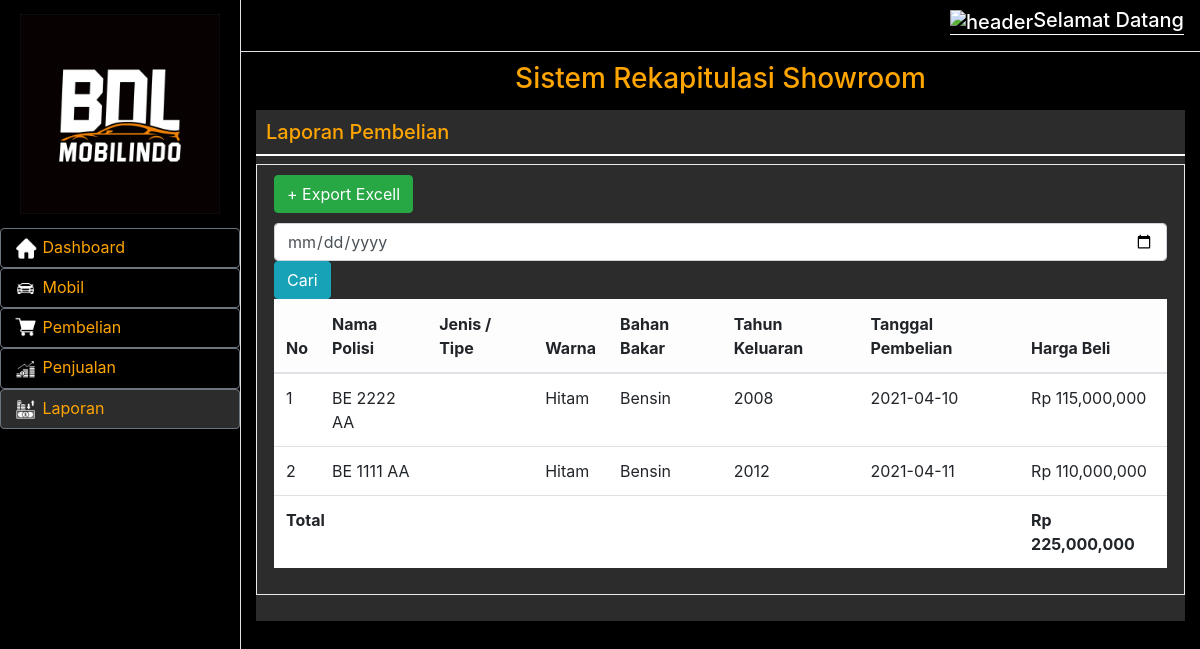
Page /index.php/auth/lihatlaporanpembelian on the earlier database version.
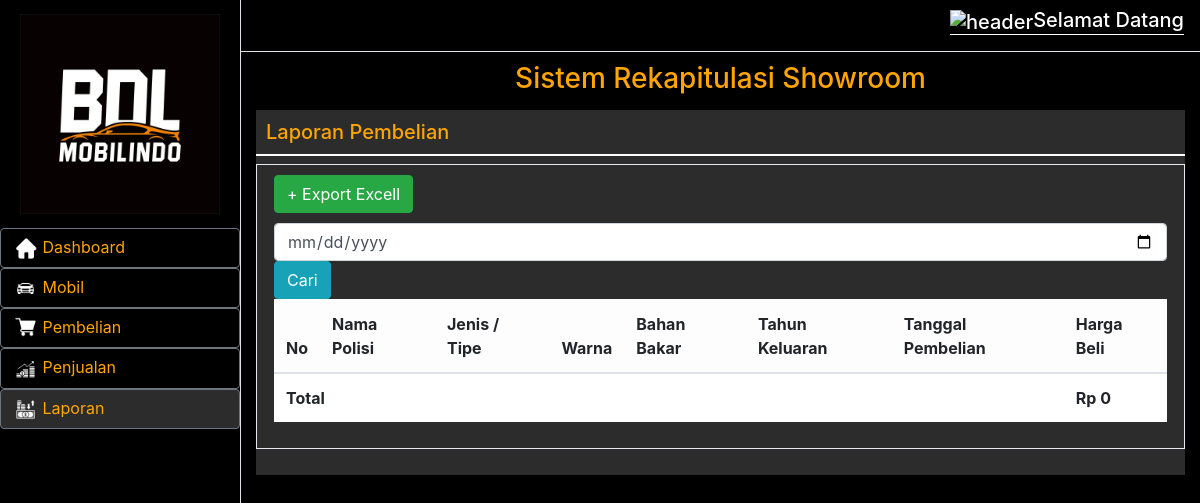
Same page on the later database version.
### tables this page shows
CREATE TABLE `pembelian` (
  `id_beli` int(5) NOT NULL,
  `tgl_beli` date NOT NULL,
  `no_polis` varchar(30) NOT NULL,
  `jenis_typr` varchar(30) NOT NULL,
  `warna` varchar(30) NOT NULL,
  `bahan_bakar` varchar(30) NOT NULL,
  `tahun_keluaran` int(5) NOT NULL,
  `harga_beli` int(30) NOT NULL
);

### application/controllers/Auth.php (called while the page is built, shortened)
<?php
class Auth extends CI_Controller
{
    public function __construct()
    {
        $this->load->library('form_validation');
        $this->load->model('model_mobil');
        $this->load->model('model_pembelian');
        $this->load->model('model_penjualan');
    }
    public function lihatlaporanpembelian()
    {
        $data = array(
            'title' => 'Data Mobil',
            'data_laporan' => $this->model_pembelian->tabel_laporan()
        );
        $data['sum_jumlah'] = $this->model_pembelian->get_sum();
        $this->load->view('lihat-laporan-pembelian', $data);
    }
}

### index.php (called while the page is built, shortened)
<?php
require_once BASEPATH.'core/CodeIgniter.php';

### application/models/Model_pembelian.php (called while the page is built, shortened)
<?php
class model_pembelian extends CI_Model
{
    public function tabel_laporan()
    {
        $query = $this->db->order_by('id_beli', 'DESC')->get('pembelian');
        return $query->result();
    }
    public function get_sum()
    {
        $this->db->select_sum('harga_beli', 'jumlah');
        $this->db->from('pembelian');
        return $this->db->get('')->row();
    }
}

### application/views/lihat-laporan-pembelian.php (the view, shortened to what the changed rows need)
<!DOCTYPE html>
<html>
<head>
    <link href="assets/vendor/bootstrap/css/bootstrap.min.css" rel="stylesheet">
    <link href="assets/css/lihat-mobil.css" rel="stylesheet">
</head>
<body>
    <div class="d-flex" id="wrapper">
        <div id="page-content-wrapper">
            <div class="container-fluid">
                <div class="card-wrapper pb-3">
                    <div class="x_panel">
                        <table class="table">
                            <thead class="table-light">
                                <tr>
                                    <th>No</th>
                                    <th>Nama Polisi</th>
                                    <th>Jenis / Tipe</th>
                                    <th>Warna</th>
                                    <th>Bahan Bakar</th>
                                    <th>Tahun Keluaran</th>
                                    <th>Tanggal Pembelian</th>
                                    <th>Harga Beli</th>
                                </tr>
                            </thead>
                            <tbody>
                                <?php $i = 1;
                                foreach ($data_laporan  as $mobil) { ?>
                                    <tr>
                                        <td><?= $i; ?></td>
                                        <td><?php echo $mobil->no_polis ?></td>
                                        <td><?php echo $mobil->jenis_typr ?></td>
                                        <td><?php echo $mobil->warna ?></td>
                                        <td><?php echo $mobil->bahan_bakar ?></td>
                                        <td><?php echo $mobil->tahun_keluaran ?></td>
                                        <td><?php echo $mobil->tgl_beli ?></td>
                                        <td>Rp <?php echo number_format($mobil->harga_beli) ?></td>
                                    </tr>
                                <?php $i++;
                                } ?>
                                <tr style="font-weight: bold;">
                                    <td colspan="7">Total</td>
                                    <td>Rp <?php echo number_format($sum_jumlah->jumlah) ?></td>
                                </tr>
                            </tbody>
                        </table>
                    </div>
                </div>
            </div>
</body>
</html>

Differences in the rows shown:
removed pembelian: no_polis "BE 2222 AA", warna "Hitam", bahan_bakar "Bensin", tahun_keluaran "2008", tgl_beli "2021-04-10", harga_beli "115,000,000"
removed pembelian: no_polis "BE 1111 AA", warna "Hitam", bahan_bakar "Bensin", tahun_keluaran "2012", tgl_beli "2021-04-11", harga_beli "110,000,000"
Other differences:
$sum_jumlah->jumlah: "225,000,000" → "0"
